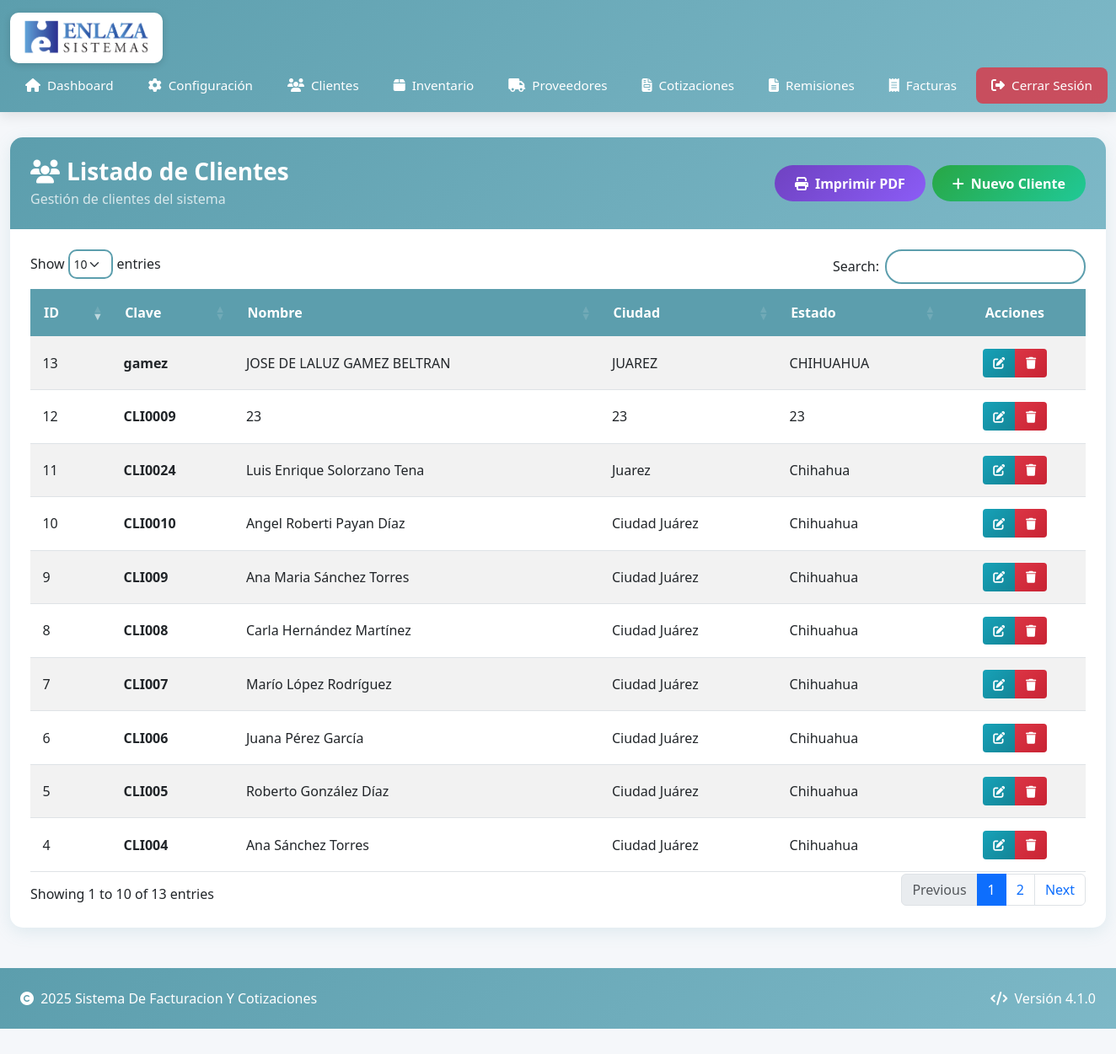
Screenshot of /bootstrap.php with the database file from the repository.
### tables this page shows
CREATE TABLE `clientes` (
  `clientesid` bigint(20) NOT NULL AUTO_INCREMENT,
  `clavecliente` varchar(45) NOT NULL,
  `nombrecliente` varchar(245) NOT NULL,
  `direccion` varchar(145) DEFAULT NULL,
  `exterior` varchar(45) DEFAULT NULL,
  `interior` varchar(45) DEFAULT NULL,
  `colonia` varchar(145) DEFAULT NULL,
  `ciudad` varchar(45) DEFAULT NULL,
  `estado` varchar(45) DEFAULT NULL,
  `fecha_creacion` date NOT NULL DEFAULT '1990-01-01',
  `fecha_actualizacion` date NOT NULL DEFAULT '1990-01-01',
  PRIMARY KEY (`clientesid`),
  UNIQUE KEY `clavecliente` (`clavecliente`),
  KEY `idx_clavecliente` (`clavecliente`),
  KEY `idx_nombrecliente` (`nombrecliente`),
  KEY `idx_ciudad` (`ciudad`)
);

### controllers/ClientesController.php (called while the page is built, shortened)
<?php
class ClientesController extends Controller {
    private $clienteModel;
    public function __construct() {
        $this->clienteModel = $this->loadModel('Cliente');
    }
    public function index() {
        $clientes = $this->clienteModel->getAll();
        $datos = [
            'titulo' => 'Listado de Clientes',
            'clientes' => $clientes
        ];
        $this->loadView('clientes/index', $datos);
    }
}
?>

### bootstrap.php (called while the page is built, shortened)
<?php
$url = isset($_GET['url']) ? $_GET['url'] : '';
$url = rtrim($url, '/');
$url = filter_var($url, FILTER_SANITIZE_URL);
$url = explode('/', $url);
$controllerName = !empty($url[0]) ? ucfirst($url[0]) . 'Controller' : DEFAULT_CONTROLLER;
$controllerFile = CONTROLLERS_PATH . $controllerName . '.php';
if (file_exists($controllerFile)) {
    $controller = new $controllerName();
} else {
    die("Error 404: Controlador '{$controllerName}' no encontrado");
}
$method = !empty($url[1]) ? $url[1] : DEFAULT_METHOD;
$params = $url ? array_slice($url, 2) : [];
call_user_func_array([$controller, $method], $params);
?>

### config/database.php (called while the page is built, shortened)
<?php
class Database {
    private $host = "localhost";
    private $port = "3309";
    private $database = "sistema_mvc";
    private $username = "root";
    private $password = "Shapes0926";
    private $charset = "utf8mb4";
    private $conexion;
    private function conectar() {
        try {
            $dsn = "mysql:host={$this->host};port={$this->port};dbname={$this->database};charset={$this->charset}";
            $opciones = [
                PDO::ATTR_ERRMODE            => PDO::ERRMODE_EXCEPTION,
                PDO::ATTR_DEFAULT_FETCH_MODE => PDO::FETCH_ASSOC,
                PDO::ATTR_EMULATE_PREPARES   => false,
            ];
            $this->conexion = new PDO($dsn, $this->username, $this->password, $opciones);
        } catch (PDOException $e) {
            die("Error de conexión: " . $e->getMessage());
        }
    }
    public function getConexion() {
        return $this->conexion;
    }
}
?>

### core/Model.php (called while the page is built, shortened)
<?php
class Model {
    protected $db;
    protected $tabla;
    public function __construct() {
        $database = new Database();
        $this->db = $database->getConexion();
    }
    public function getAll() {
        try {
            $sql = "SELECT * FROM {$this->tabla}";
            $stmt = $this->db->prepare($sql);
            $stmt->execute();
            return $stmt->fetchAll();
        } catch (PDOException $e) {
            error_log("Error en getAll(): " . $e->getMessage());
            return [];
        }
    }
}
?>

### models/Cliente.php (called while the page is built, shortened)
<?php
class Cliente extends Model {
    public function __construct() {
        $this->tabla = 'clientes';
    }
}
?>

### views/clientes/index.php (the view, shortened to what this page needs)
<?php
require_once VIEWS_PATH . 'layout/header_dashboard.php';
?>
<div class="card card-custom">
    <div class="card-header">
        <div class="d-flex justify-content-between align-items-center flex-wrap gap-3">
            <div>
                <h3 class="mb-1"><i class="fas fa-users me-2"></i><?php echo $titulo; ?></h3>
                <p class="mb-0 opacity-75">Gestión de clientes del sistema</p>
            </div>
            <div class="d-flex gap-2">
                <a href="<?php echo BASE_URL; ?>clientes/imprimir"
                   target="_blank"
                   class="btn btn-imprimir">
                    <i class="fas fa-print me-2"></i>Imprimir PDF
                </a>
                <a href="<?php echo BASE_URL; ?>clientes/crear" class="btn btn-crear">
                    <i class="fas fa-plus me-2"></i>Nuevo Cliente
                </a>
            </div>
        </div>
    </div>
    <div class="card-body p-4">
        <div class="table-responsive">
            <table id="tablaClientes" class="table table-striped table-hover" style="width:100%">
                <thead>
                    <tr>
                        <th>ID</th>
                        <th>Clave</th>
                        <th>Nombre</th>
                        <th>Ciudad</th>
                        <th>Estado</th>
                        <th class="text-center">Acciones</th>
                    </tr>
                </thead>
                <tbody>
                    <?php foreach ($clientes as $cliente): ?>
                    <tr>
                        <td><?php echo $cliente['clientesid']; ?></td>
                        <td><strong><?php echo htmlspecialchars($cliente['clavecliente']); ?></strong></td>
                        <td><?php echo htmlspecialchars($cliente['nombrecliente']); ?></td>
                        <td><?php echo htmlspecialchars($cliente['ciudad']); ?></td>
                        <td><?php echo htmlspecialchars($cliente['estado']); ?></td>
                        <td class="text-center">
                            <div class="btn-group" role="group">
                                <a href="<?php echo BASE_URL; ?>clientes/editar/<?php echo $cliente['clientesid']; ?>"
                                   class="btn btn-sm btn-editar"
                                   title="Editar">
                                    <i class="fas fa-edit"></i>
                                </a>
                                <button type="button"
                                        class="btn btn-sm btn-eliminar"
                                        data-id="<?php echo $cliente['clientesid']; ?>"
                                        data-nombre="<?php echo htmlspecialchars($cliente['nombrecliente']); ?>"
                                        title="Eliminar">
                                    <i class="fas fa-trash"></i>
                                </button>
                            </div>
                        </td>
                    </tr>
                    <?php endforeach; ?>
                </tbody>
            </table>
        </div>
    </div>
</div>
<?php
require_once VIEWS_PATH . 'layout/footer.php';
?>

### rows the page displays
clientes: clientesid "4", clavecliente "CLI004", nombrecliente "Ana Sánchez Torres", ciudad "Ciudad Juárez", estado "Chihuahua"
clientes: clientesid "5", clavecliente "CLI005", nombrecliente "Roberto González Díaz", ciudad "Ciudad Juárez", estado "Chihuahua"
clientes: clientesid "6", clavecliente "CLI006", nombrecliente "Juana Pérez García", ciudad "Ciudad Juárez", estado "Chihuahua"
clientes: clientesid "7", clavecliente "CLI007", nombrecliente "Marío López Rodríguez", ciudad "Ciudad Juárez", estado "Chihuahua"
clientes: clientesid "8", clavecliente "CLI008", nombrecliente "Carla Hernández Martínez", ciudad "Ciudad Juárez", estado "Chihuahua"
clientes: clientesid "9", clavecliente "CLI009", nombrecliente "Ana Maria Sánchez Torres", ciudad "Ciudad Juárez", estado "Chihuahua"
clientes: clientesid "10", clavecliente "CLI0010", nombrecliente "Angel Roberti Payan Díaz", ciudad "Ciudad Juárez", estado "Chihuahua"
clientes: clientesid "11", clavecliente "CLI0024", nombrecliente "Luis Enrique Solorzano Tena", ciudad "Juarez", estado "Chihahua"
clientes: clientesid "12", clavecliente "CLI0009", nombrecliente "23", ciudad "23", estado "23"
clientes: clientesid "13", clavecliente "gamez", nombrecliente "JOSE DE LALUZ GAMEZ BELTRAN", ciudad "JUAREZ", estado "CHIHUAHUA"

### other values shown
$titulo "Listado de Clientes"
SYSTEM_NAME "Sistema De Facturacion Y Cotizaciones"
SYSTEM_VERSION "4.1.0"
